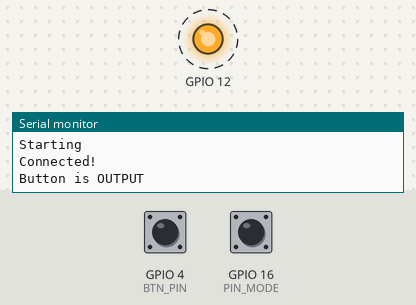
Simulated run of this sketch. Board: ESP8266 (Wemos D1 mini). Shown: output pins drawn as LEDs (lit = HIGH), the last lines printed to the serial monitor. Dashed ring = blinking. Inputs (shaded band) come from the test bench; at power-on: GPIO 4 (BTN_PIN) LOW, GPIO 16 (PIN_MODE) HIGH. WiFi joins after 1.5 s; servers stay silent unless stated; uploads are accepted with an empty reply.

Above: at 2.25 s.
2.8 s: GPIO 4 (BTN_PIN) pulled HIGH for 0.75 s
At 3.4 s:
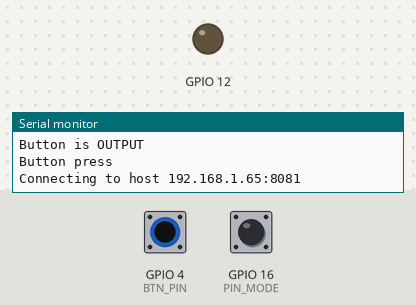
At 3.76 s:
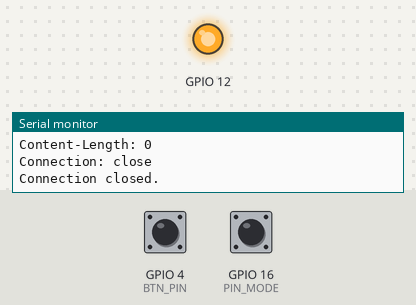
Timing chart, 0 to 12.1 s (numbered marks = the images above; inputs shaded):
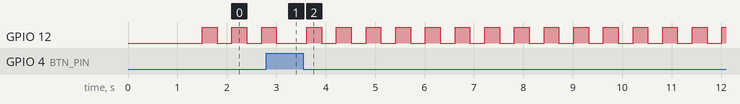

The sketch:

wifi_manager.ino
```cpp
#include <ESP8266WiFi.h>

#include <DNSServer.h>
#include <ESP8266WebServer.h>
#include <WiFiManager.h>

// BTN pin
const uint8_t BTN_PIN = 4;


const uint8_t BTN_INPUT_ID = 122;
const uint8_t BTN_OUTPUT_ID = 123;
const uint16_t BTN_DELAY = 2000;

// If 0 on setup, button is input
// D0 on wemos
const uint8_t PIN_MODE = 16;

// btn_id to submit in request
uint8_t btn_id;

// AP Creds
char ap_name[] = "MagicButton";
char ap_psk[] = "1241234";

// Host creds
// char host_url[] = "example.com";
// char host_port = 80;
//char host_url[] = "83.212.123.145";
//char host_path[] = "/api/btn?id=";
//int host_port = 1880;
// Sentilo endpoint
char host_url[] = "192.168.1.65";
char host_path[] = "/subscribe/data/kede_provider/";
int host_port = 8081;


void setup()
{
	Serial.begin(115200);

	Serial.println("Starting");

	//
	// Init wifi manager
	//
	WiFiManager wifi_manager;
	wifi_manager.setAPStaticIPConfig(IPAddress(10,0,0,1), IPAddress(10,0,0,1), IPAddress(255,255,255,0));
	wifi_manager.autoConnect(ap_name, ap_psk);
	Serial.println("Connected!");

	// Set IO
	pinMode(BTN_PIN, INPUT);
	pinMode(PIN_MODE, INPUT);

	// Decide if button is input or output
	if(!digitalRead(PIN_MODE))
	{
		Serial.println("Button is INPUT");
		btn_id = BTN_INPUT_ID;
	}
	else
	{
		Serial.println("Button is OUTPUT");
		btn_id = BTN_OUTPUT_ID;
	}

	// Temp
	pinMode(12, OUTPUT);
}

/************************************************
* Send req
************************************************/
void send_req(String data, char* host, const char* path, int port)
{
	WiFiClient client;

	Serial.printf("Connecting to host %s:%d\n", host, port);
	if(client.connect(host, port))
	{
		Serial.println("Connected to host. Sending req...");

	    Serial.print(data);
	    client.print(data);

        Serial.println("Response:");
	    while(client.connected())
	    {
	    	if(client.available())
	    	{
	        	String line = client.readStringUntil('\n');
	        	Serial.println(line);
	    	}
	    }
	    client.stop();
   		Serial.println("\nConnection closed.");
	}
	else
		Serial.println("Failed to connect client.");

	if(WiFi.status() != WL_CONNECTED)
		Serial.println("Not connected...");
}

/************************************************
* Send button req
************************************************/
void send_btn_press()
{
	String path = host_path + String(btn_id);

//	String data = String("GET ") + path + " HTTP/1.1\r\n" +
//	                 "Host: " + host_url + "\r\n" +
//	                 "Connection: close\r\n"
//	                 "\r\n";
  String data = String("PUT ") + path + " HTTP/1.1\r\n" +
                   "Host: " + host_url + "\r\n" +
                   "IDENTITY_KEY: 56d53610b761baebe67a40b70e4c5eba63e90dbc16c23bc1097da01e1033d205" +
                   "Connection: close\r\n"
                   "\r\n";

	send_req(data, host_url, path.c_str(), host_port);
}

/************************************************
* Get debounced button status
************************************************/
long btn_last_press = 0;
bool get_btn_status()
{
	if(millis() - btn_last_press > BTN_DELAY && digitalRead(BTN_PIN))
	{
		btn_last_press = millis();
		return true;
	}
	else
		return false;
}


void loop()
{
	if(get_btn_status())
	{
		Serial.println("Button press");
		send_btn_press();
	}

	digitalWrite(12, HIGH);
	delay(300);
	digitalWrite(12, LOW);
	delay(300);
}
```

Measured:
- by itself, GPIO 12: repeats every 0.60 s: HIGH 0.30 s, LOW 0.30 s
